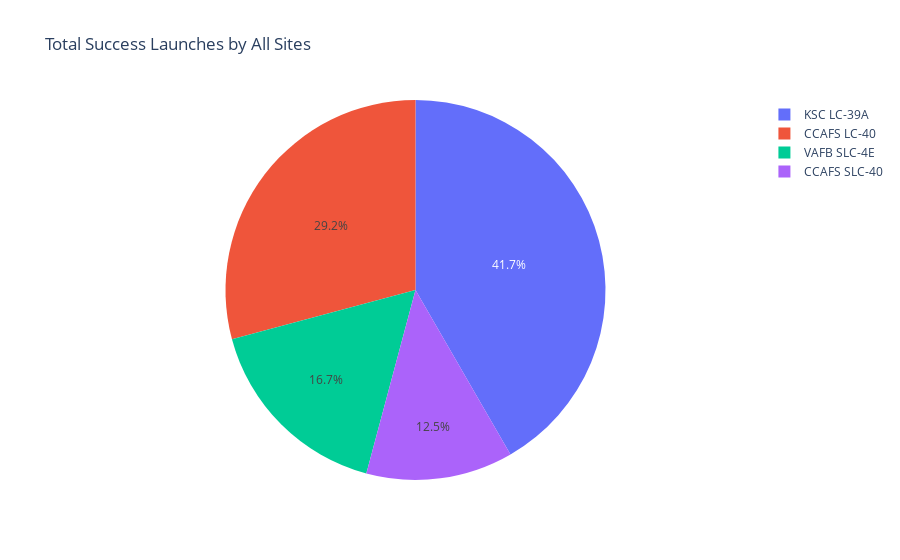

The code cell stored with this chart in its notebook:
### Code cell
fig = px.pie(all_sites, 
             values='count', 
             names='Launch Site', 
             title='Total Success Launches by All Sites')
fig.show()

### Figure 1 — Plotly figure (JSON) as saved in the notebook; plotly's stock layout.template omitted (floating-point values rounded to 4 significant figures)
{"data": [{"domain": {"x": [0, 1], "y": [0, 1]}, "hovertemplate": "Launch Site=%{label}<br>count=%{value}<extra></extra>", "labels": ["CCAFS LC-40", "CCAFS LC-40", "CCAFS LC-40", "CCAFS LC-40", "CCAFS LC-40", "CCAFS LC-40", "CCAFS LC-40", "VAFB SLC-4E", "VAFB SLC-4E", "VAFB SLC-4E", "VAFB SLC-4E", "KSC LC-39A", "KSC LC-39A", "KSC LC-39A", "KSC LC-39A", "KSC LC-39A", "KSC LC-39A", "KSC LC-39A", "KSC LC-39A", "KSC LC-39A", "KSC LC-39A", "CCAFS SLC-40", "CCAFS SLC-40", "CCAFS SLC-40"], "legendgroup": "", "name": "", "showlegend": true, "type": "pie", "values": [1, 1, 1, 1, 1, 1, 1, 1, 1, 1, 1, 1, 1, 1, 1, 1, 1, 1, 1, 1, 1, 1, 1, 1]}], "layout": {"autosize": true, "legend": {"tracegroupgap": 0}, "title": {"text": "Total Success Launches by All Sites"}}}
